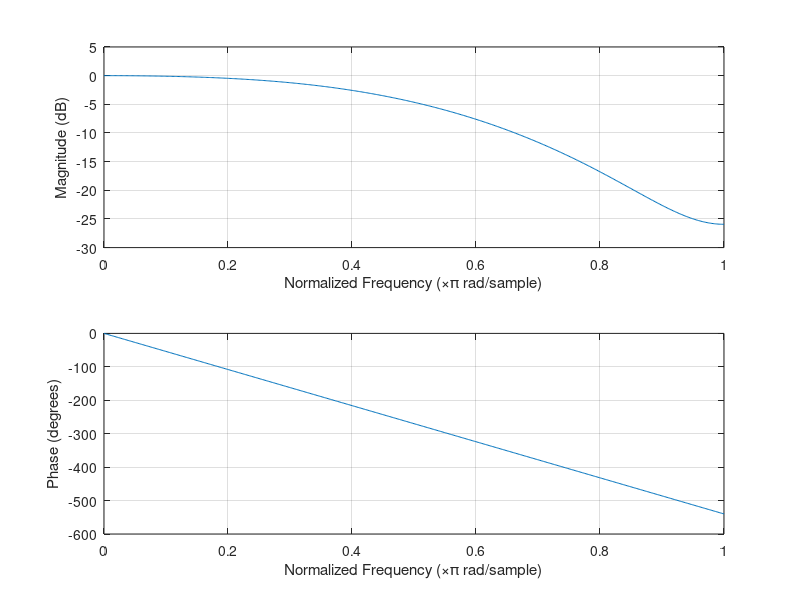

Here is the MATLAB script that generated this plot:
Wp = 0.5;
Ws = 0.6;
delp = 0.1;
dels = 0.1;
Fs = 8000;
Wc = (Wp + Ws) / 2;
N1=-1*20*log10(dels)-7.95;
N2=14.36*(Ws-Wp)/2*pi;
N=N1/N2;
M=ceil(N);
b_lowpass = fir1(M, Wc, 'low',hamming(M+1));
figure(1);
freqz(b_lowpass, 1, 512);
